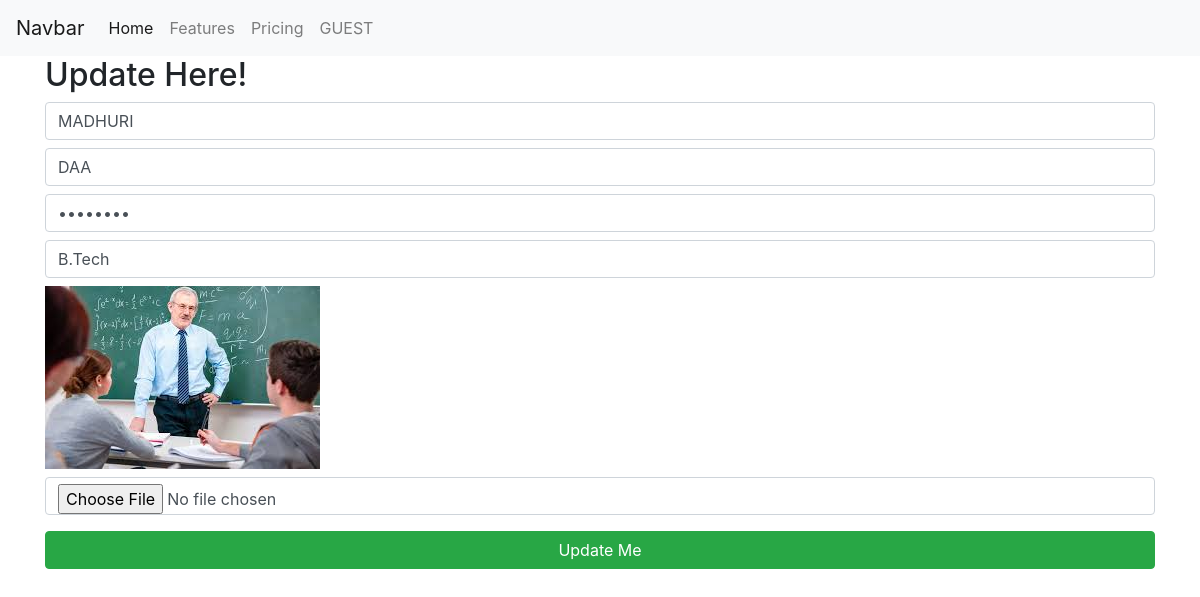
Screenshot of /teacher/update/10 with the database file from the repository.
### teacher/models.py (models this page shows, shortened)
class Teacher(models.Model):
    id = models.AutoField(primary_key=True)
    name = models.CharField(max_length=30)
    subject_Name = models.CharField(max_length=40)
    password = models.CharField(max_length=40,default='')
    qualification = models.CharField(max_length=100)
    image = models.ImageField(upload_to='teacher/images',blank=True, default='')

### teacher/views.py (the view, shortened to what this page needs)
# urls.py: path('update/<int:id>', views.updateTeacher, name='update'),
def updateTeacher(request, id):
    if request.method == 'GET':
        teacher = Teacher.objects.filter(id=id)
        return render(request,'teacher/update.html', {'teacher': teacher})

### teacher/templates/teacher/update.html (shortened to what this page needs)
{% extends 'teacher/header.html' %}
{% block content %}
    <div class="container">
        <h2>Update Here!</h2>
        <form method="post" enctype="multipart/form-data">
            <input type="text" name="name" class="form-control my-2" value="{{teacher.0.name}}">
            <input type="text" name="subject_Name" class="form-control my-2" value="{{teacher.0.subject_Name}}">
            <input type="password" name="password" class="form-control my-2" value="{{teacher.0.password}}">
            <input type="text" name="qualification" class="form-control my-2" value="{{teacher.0.qualification}}">
            <img src="/media/{{teacher.0.image}}">
            <input type="file" name="image" class="form-control my-2" value="{{teacher.0.name}}">
            <input type="submit" value="Update Me" class="mt-3 btn btn-block btn-success">
        </form>
    </div>
{%endblock%}

### rows the page displays
Teacher: name "MADHURI", subject_Name "DAA", qualification "B.Tech", image (picture)
